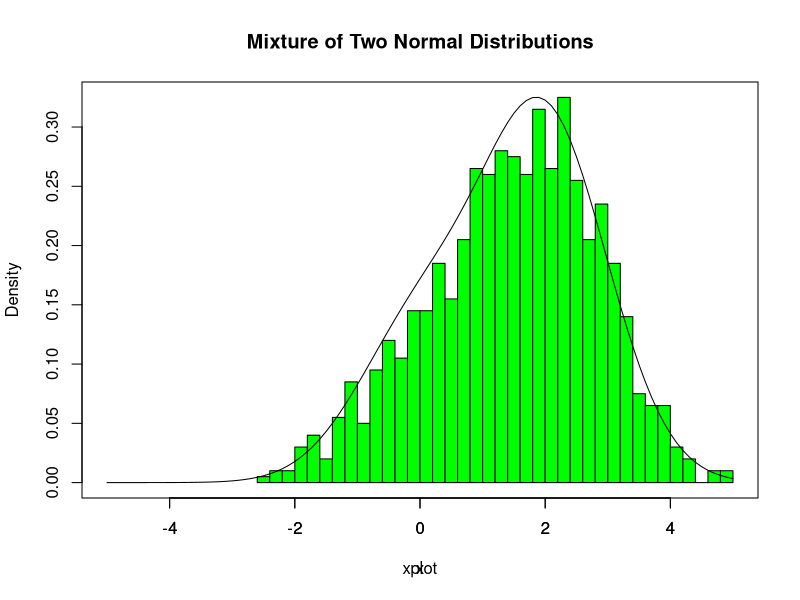

Reproduce this figure in R.
###############################################################
# Simulating and Plotting a Mixture of Two Normal Distributions
# --------------------------------------------------------------
# We create a mixture distribution:
#   With probability e:       X ~ N(0, 1)
#   With probability (1 - e): X ~ N(m, s)
#
# Then we:
# 1. Generate random samples from this mixture.
# 2. Plot a histogram of the simulated distribution.
# 3. Overlay the TRUE mixture density curve for comparison.
###############################################################

# Mixture proportion: probability of selecting the **first** normal
e <- 0.3      # 30% from N(0,1), 70% from N(m, s)

# Number of simulations / sample size
nsim <- 1000

# Parameters of the second normal distribution
m <- 2        # mean of second normal
s <- 1        # sd of second normal

###############################################################
# Step 1: Generate mixture component indicators
###############################################################

# Generate nsim uniform values and check if each < e.
# u = 1 => sample from N(0,1)
# u = 0 => sample from N(m, s)
u <- (runif(nsim) < e)

###############################################################
# Step 2: Generate random samples from both distributions
###############################################################

# First normal distribution: N(0, 1)
z  <- rnorm(nsim)

# Second normal distribution: N(m, s)
z1 <- rnorm(nsim, mean = m, sd = s)

###############################################################
# Step 3: Combine to form the mixture sample
###############################################################

# Mixture sample:
# If u[i] = 1 → take z[i] (the standard normal)
# If u[i] = 0 → take z1[i] (the shifted normal)
x_sample <- u * z + (1 - u) * z1

###############################################################
# Step 4: Plot histogram of simulated mixture
###############################################################

hist(
  x_sample,
  xlab = "x",
  xlim = c(-5, 5),
  freq = FALSE,        # Use density scale, not count scale
  col = "green",
  breaks = 50,
  main = "Mixture of Two Normal Distributions"
)

###############################################################
# Step 5: Define the TRUE mixture density function
###############################################################

mix <- function(x) {
  e  * dnorm(x) +                  # Density of N(0,1)
    (1 - e) * dnorm(x, mean = m, sd = s)   # Density of N(m,s)
}

###############################################################
# Step 6: Overlay the true density curve
###############################################################

# Define x-values for plotting the true curve
xplot <- (-50:50) / 10   # Sequence from -5 to 5 in steps of 0.1

# Add the true mixture density curve on top of the histogram
par(new = TRUE)      # Allow overlay on the same plot

plot(
  xplot,
  mix(xplot),
  xlim = c(-5, 5),
  type = "l",         # Line plot
  yaxt = "n",         # Hide the y-axis to avoid double axis
  ylab = "",          # Remove label so it doesn't overwrite histogram label
  main = ""
)


